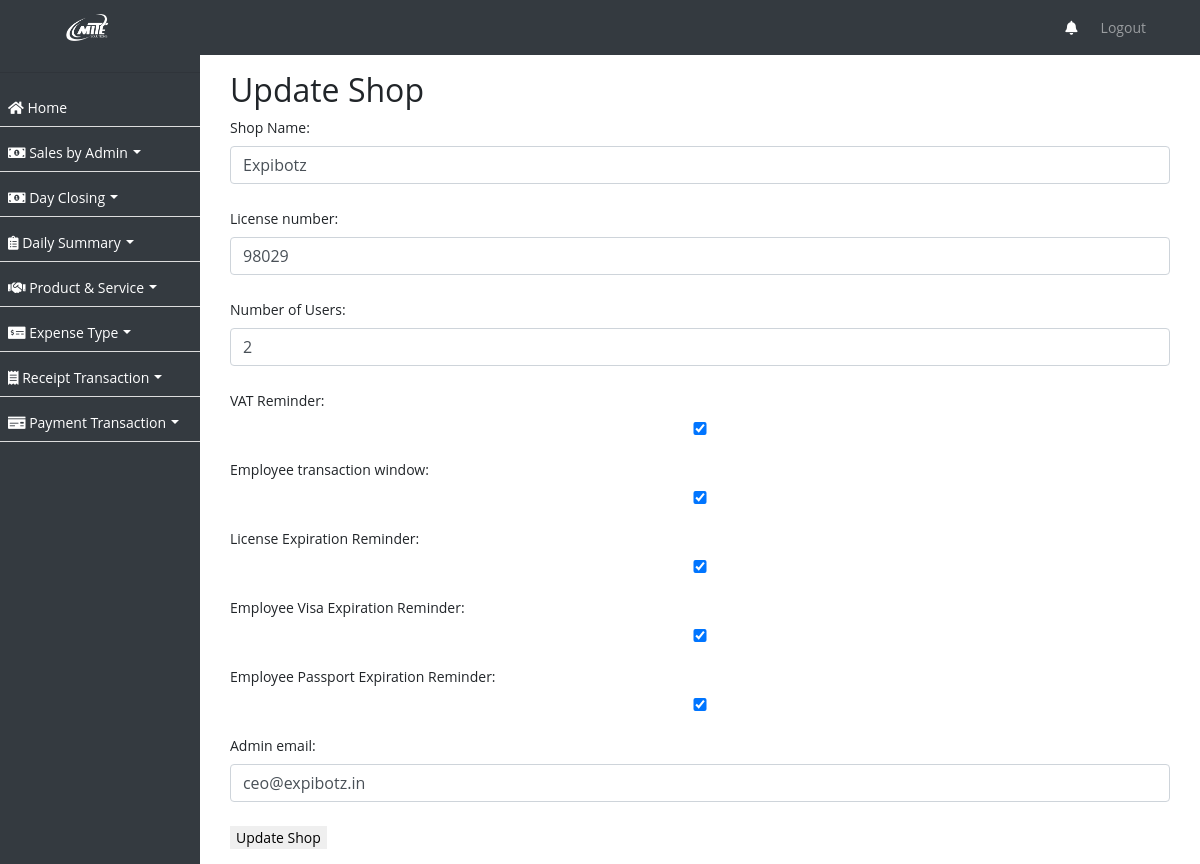
The app's page /shop/update/25/ with its own data.
### ezshopapp/models.py (models this page shows, shortened)
class Shop(models.Model):
    name = models.CharField(max_length=255, verbose_name='Shop Name')
    license_number = models.CharField(max_length=50, unique=True)
    num_users = models.PositiveIntegerField(verbose_name='Number of Users')
    vat_remainder = models.BooleanField(default=True, verbose_name='VAT Reminder')
    employee_transaction_window = models.BooleanField(default=True)
    license_expiration_reminder = models.BooleanField(default=True, verbose_name='License Expiration Reminder')
    employee_visa_expiration_reminder = models.BooleanField(default=True, verbose_name='Employee Visa Expiration Reminder')
    employee_passport_expiration_reminder = models.BooleanField(default=True, verbose_name='Employee Passport Expiration Reminder')
    admin_email = models.EmailField(max_length=100, default='')
    created_on = models.DateTimeField(auto_now_add=True, null=True)

### ezshopapp/views.py (the view)
# urls.py: path('shop/update/<int:pk>/', ShopUpdateView.as_view(), name='update_shop'),
class ShopUpdateView(UpdateView):
    model = Shop
    form_class = ShopForm
    template_name = 'update_shop.html'
    success_url = reverse_lazy('shop_list')

### ezshopapp/forms.py
class ShopForm(forms.ModelForm):
    class Meta:
        model = Shop
        fields = '__all__'

### ezshopapp/templates/update_shop.html (shortened to what this page needs)
{% extends 'base.html' %}
{% block content %}
  <div class="container">
    <h2>Update Shop</h2>
    <form method="post" enctype="multipart/form-data">
      {{ form.as_p }}
      <button type="submit">Update Shop</button>
    </form>
  </div>
{% endblock %}

### ezshopapp/templates/base.html (style rules this page uses)
body, p, h1, h2, h3, h4, h5, h6, a, li, label, input, div, span, small { font-family: "Open Sans", sans-serif !important; }
button:focus, button { outline: none !important; border: none; }
body, p, a, li, li>a { font-size:14px !important; }
body { padding-top: 56px; background-color: #ffffff !important; }
input, select { width: 100%; padding: 0.375rem 0.75rem; margin-bottom: 0.5rem; font-size: 1rem; line-height: 1.5; color: #495057; background-color: #fff; background-clip: padding-box; border: 1px solid #ced4da; border-radius: 0.25rem; transition: border-color 0.15s ease-in-out, box-shadow 0.15s ease-in-out; }

### records on screen
Shop: name "Expibotz", license_number "98029", num_users "2", vat_remainder "☑", employee_transaction_window "☑", license_expiration_reminder "☑", employee_visa_expiration_reminder "☑", employee_passport_expiration_reminder "☑", admin_email "ceo@expibotz.in"
